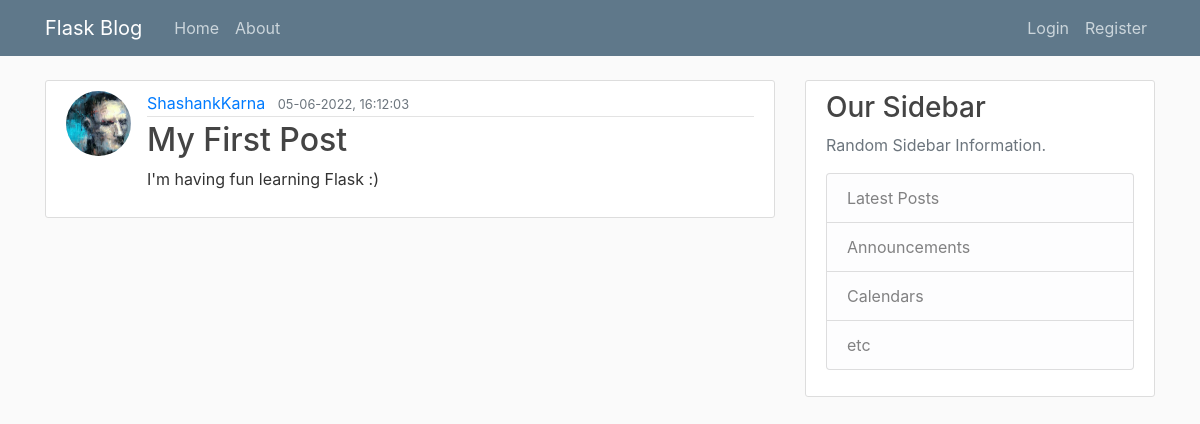
Page /home on the earlier database version.
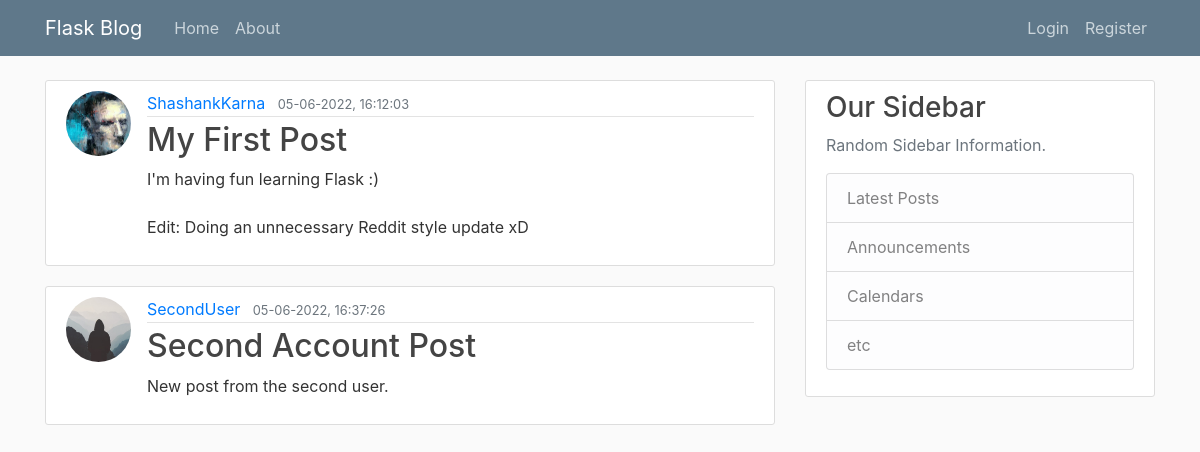
Same page on the later database version.
### flaskblog/models.py (models this page shows, shortened)
class Post(db.Model):
    id = db.Column(db.Integer, primary_key=True)
    title = db.Column(db.String(100), nullable=False)
    date_posted = db.Column(db.DateTime, nullable=False, default=datetime.utcnow)
    content = db.Column(db.Text, nullable=False)
    user_id = db.Column(db.Integer, db.ForeignKey("user.id"), nullable=False)

class User(db.Model, UserMixin):
    id = db.Column(db.Integer, primary_key=True)
    username = db.Column(db.String(20), unique=True, nullable=False)
    email = db.Column(db.String(120), unique=True, nullable=False)
    image_file = db.Column(db.String(20), nullable=False, default="default.jpg")
    password = db.Column(db.String(60), nullable=False)
    posts = db.relationship("Post", backref="author", lazy=True)

### flaskblog/routes.py (the view)
@app.route("/")
@app.route("/home")
def home():
    posts = Post.query.all()
    return render_template("home.html", posts=posts)

### flaskblog/templates/home.html
{% extends "layout.html" %}
{% block content %}
{% for post in posts %}
<article class="media content-section">
    <img class="rounded-circle article-img" src="{{ url_for('static', filename='profile_pics/' + post.author.image_file) }}">
    <div class="media-body">
        <div class="article-metadata">
            <a class="mr-2" href="#">{{ post.author.username }}</a>
            <small class="text-muted">{{ post.date_posted.strftime('%d-%m-%Y, %H:%M:%S') }}</small>
        </div>
        <h2><a class="article-title" href="{{ url_for('post', post_id=post.id) }}">{{ post.title }}</a></h2>
        <p class="article-content">{{ post.content }}</p>
    </div>
</article>
{% endfor %}
{% endblock content %}

### flaskblog/templates/layout.html (shortened to what this page needs)
<!DOCTYPE html>
<html>
<head>
    <link rel="stylesheet" href="https://maxcdn.bootstrapcdn.com/bootstrap/4.0.0/css/bootstrap.min.css">
    <link rel="stylesheet" type="text/css" href="{{ url_for('static', filename='main.css') }}">
</head>
<body>
    <header class="site-header">
      <nav class="navbar navbar-expand-md navbar-dark bg-steel fixed-top">
        <div class="container">
          <a class="navbar-brand mr-4" href="/">Flask Blog</a>
          <div class="collapse navbar-collapse" id="navbarToggle">
            <div class="navbar-nav mr-auto">
              <a class="nav-item nav-link" href="{{ url_for('home') }}">Home</a>
              <a class="nav-item nav-link" href="{{ url_for('about') }}">About</a>
            </div>
            <div class="navbar-nav">
              {% if current_user.is_authenticated %}
                <a class="nav-item nav-link" href="{{ url_for('new_post') }}">New Post</a>
                <a class="nav-item nav-link" href="{{ url_for('account') }}">Account</a>
                <a class="nav-item nav-link" href="{{ url_for('logout') }}">Logout</a>
              {% else %}
                <a class="nav-item nav-link" href="{{ url_for('login') }}">Login</a>
                <a class="nav-item nav-link" href="{{ url_for('register') }}">Register</a>
              {% endif %}
            </div>
          </div>
        </div>
      </nav>
    </header>
    <main role="main" class="container">
      <div class="row">
        <div class="col-md-8">
          {% block content %}{% endblock %}
        </div>
        <div class="col-md-4">
          <div class="content-section">
            <h3>Our Sidebar</h3>
            <p class='text-muted'>Random Sidebar Information.
              <ul class="list-group">
                <li class="list-group-item list-group-item-light">Latest Posts</li>
                <li class="list-group-item list-group-item-light">Announcements</li>
                <li class="list-group-item list-group-item-light">Calendars</li>
                <li class="list-group-item list-group-item-light">etc</li>
              </ul>
            </p>
          </div>
        </div>
      </div>
    </main>
</body>
</html>

### flaskblog/static/main.css (style rules this page uses)
body { background: #fafafa; color: #333333; margin-top: 5rem; }
h1, h2, h3, h4, h5, h6 { color: #444444; }
.bg-steel { background-color: #5f788a; }
.site-header .navbar-nav .nav-link { color: #cbd5db; }
.content-section { background: #ffffff; padding: 10px 20px; border: 1px solid #dddddd; border-radius: 3px; margin-bottom: 20px; }
.article-title { color: #444444; }
.article-content { white-space: pre-line; }
.article-img { height: 65px; width: 65px; margin-right: 16px; }
.article-metadata { padding-bottom: 1px; margin-bottom: 4px; border-bottom: 1px solid #e3e3e3 }

Differences in the rows shown:
changed Post "My First Post": content "I'm having fun learning Flask :)" → "I'm having fun learning Flask :) Edit: Doing an unnecessary Reddit style update xD"
added Post: image_file (placeholder picture), author.username "SecondUser", date_posted "05-06-2022, 16:37:26", title "Second Account Post", content "New post from the second user."
